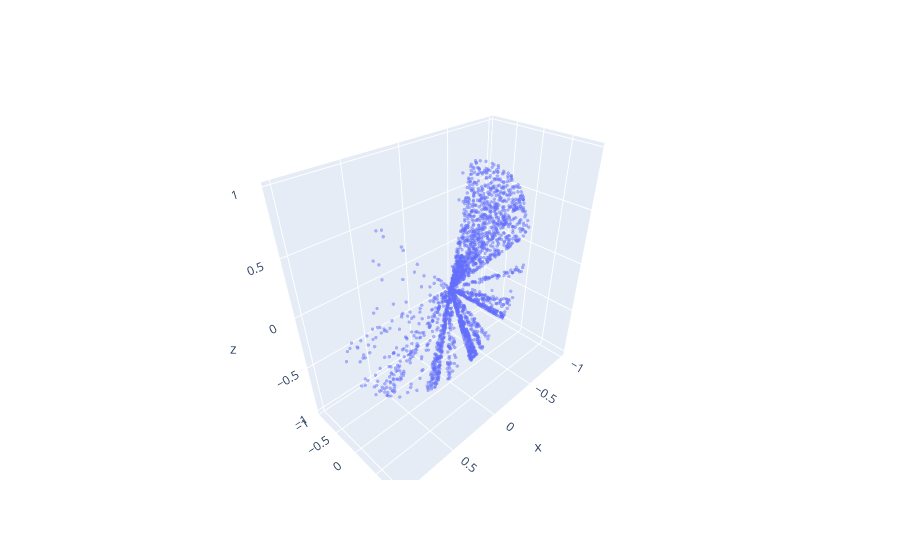

Notebook code for this chart:
### Code cell
fig=go.Figure(data=[go.Scatter3d(x=x[idx],y=y[idx],z=z[idx],mode='markers',
marker=dict(
        size=2,
        opacity=0.5
    )

)])#
fig.show()

### Figure 1 — Plotly figure (JSON) as saved in the notebook; plotly's stock layout.template omitted (floating-point values rounded to 4 significant figures; data arrays with more than 128 entries replaced by an {"elided": "..."} marker saying what was removed)
{"data": [{"marker": {"opacity": 0.5, "size": 2}, "mode": "markers", "type": "scatter3d", "x": {"elided": "2589 float values"}, "y": {"elided": "2589 int values"}, "z": {"elided": "2589 float values"}}], "layout": {}}
